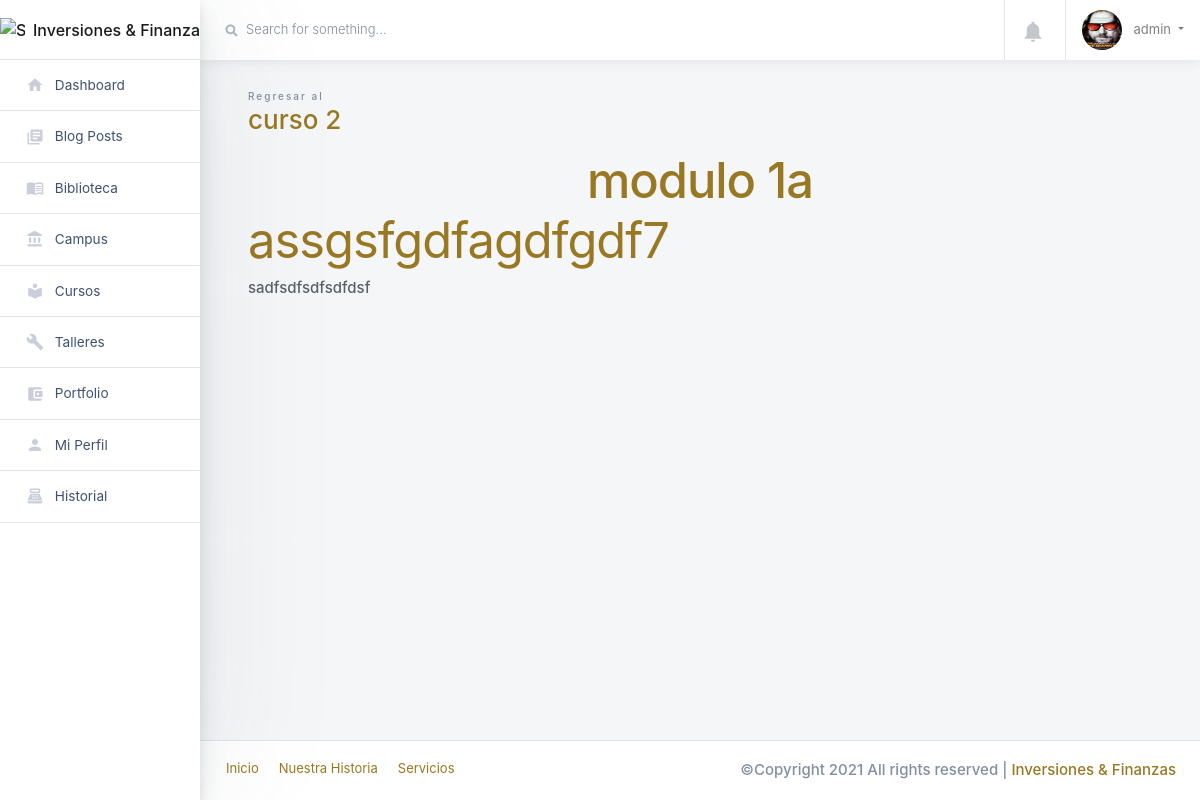
Page /muro/Modulo/3/ (signed in) on the committed database.
### usuario/models.py (models this page shows, shortened)
class MyUser(AbstractUser):
    first_name = models.CharField("Nombre", max_length=150, blank=True)
    last_name = models.CharField("Apellidos", max_length=150, blank=True)
    pais = CountryField("País de origen", null=True, blank=True)
    telefono = PhoneNumberField("Número telefónico", null=True, blank=True)
    is_admin = models.BooleanField(default=False)
    is_staff = models.BooleanField(default=False)
    is_active = models.BooleanField(default=False)

### perfil/models.py (models this page shows, shortened)
class Perfil (models.Model):
    user = models.OneToOneField(MyUser,on_delete=models.CASCADE)
    edad = models.DateField("Fecha de nacimiento", null=True, blank=True)
    ciudad = models.CharField("Ciudad de origen", max_length=150,null=True, blank=True)
    foto_perfil = models.ImageField("Foto de perfil", upload_to='avatar/', default="inversorinteligente.png")
    bio = RichTextField("Descripción", null=True, blank=True)
    facebook = models.CharField("Link de tu Facebook",max_length=3000,  null=True, blank=True)
    twitter = models.CharField("Link de tu Twitter", max_length=3000, null=True, blank=True)
    tiktok = models.CharField("Link de tu Tiktok", max_length=3000, null=True, blank=True)
    instagram = models.CharField("Link de tu Instagram", max_length=3000, null=True, blank=True)
    pinterest = models.CharField("Link de tu Pinterest",max_length=3000, null=True, blank=True)

### escuela/models.py (models this page shows, shortened)
class Modulo (models.Model):
    nombre_modulo = models.CharField(max_length=150,null=True, blank=True)
    curso_relacionado = models.ForeignKey(cursos, null=True, blank=True, on_delete=models.PROTECT)
    resumen = RichTextField(null=True, blank=True)
    contenido_modulo = RichTextField(null=True, blank=True)
    audio = models.FileField(upload_to='curso/',null=True, blank=True)
    pdf_modulo = models.FileField(upload_to='curso/',null=True, blank=True)
    fecha_publicacion = models.DateTimeField(auto_now_add=True)
    fecha_actualización = models.DateTimeField('Fecha actualización', null=True, blank=True )

class cursos(models.Model):
    titulo = models.CharField(max_length=150,null=True, blank=True)
    resumen = RichTextField(null=True, blank=True)
    genero = models.ForeignKey(generos, blank=True, on_delete=models.PROTECT, null=True)
    pdf_curso = models.FileField(upload_to='curso/',null=True, blank=True)
    alumnos = models.ManyToManyField(MyUser, blank=True)
    foto = models.ImageField(upload_to='curso/',null=True, blank=True)
    fecha_publicacion = models.DateTimeField(auto_now_add=True)
    fecha_actualización = models.DateTimeField('Fecha actualización', null=True, blank=True )
    def __str__(self):
        return self.titulo

### muro/views.py (the view)
# urls.py: path('Modulo/<int:pk>/', Modulos.as_view(), name="Modulos"),
class Modulos (LoginRequiredMixin, DetailView):
    model = Modulo
    template_name = 'uni/modulos.html'
    context_object_name = "modulo"

### notifs/views.py (called while the page is built)
def CountNotifications(request):
	count_notifications = 0
	if request.user.is_authenticated:
		count_notifications = Notifs.objects.filter(user=request.user, is_seen=False).count()
	return {'count_notifications':count_notifications}

### web/templatetags/extra.py (called while the page is built)
@register.filter(name='has_group')
def has_group(user, group_name):
    group = Group.objects.get(name=group_name)
    return True if group in user.groups.all() else False

### muro/templates/uni/modulos.html (shortened to what this page needs)
{% extends "layouts/base.html" %}
{% load static %}
{% load humanize %}
{% block content %}
<div class="main-content-container container-fluid px-4">
  <div class="main-content-container container-fluid px-4">
      <div class="page-header row no-gutters py-4">
        <div class="col-12 col-sm-4 text-center text-sm-left mb-0">
          <span class="text page-subtitle">Regresar al</span>
          <h3 class="page-title"><a href="{% url 'Curso' modulo.curso_relacionado %}">{{modulo.curso_relacionado}}</a></h3>
        </div>
      </div>
      <div class="col-12">
        <div class="section-heading text-center white">
            <h1><strong>{{modulo.nombre_modulo}}</strong></h1>
      </div>
    </div>
    {{modulo.contenido_modulo|safe}}
  </div>
</div>
{% endblock content %}

### muro/templates/includes/navigation.html (shortened to what this page needs)
{% load static %}
{% load extra %}
          <div class="main-navbar sticky-top bg-white">
              <nav class="navbar align-items-stretch navbar-light flex-md-nowrap p-0">
                <form action="#" method="GET" class="main-navbar__search w-100 d-none d-md-flex d-lg-flex">
                  <div class="input-group input-group-seamless ml-3">
                    <div class="input-group-prepend">
                      <div class="input-group-text">
                        <i class="fas fa-search"></i>
                      </div>
                    </div>
                    <input class="navbar-search form-control" type="text" placeholder="Search for something..." aria-label="Search"> </div>
                </form>
                {% if user.is_authenticated %}
                  <ul class="navbar-nav border-left flex-row ">
                    <li class="nav-item border-right dropdown notifications">
                      <a class="nav-link nav-link-icon text-center" href="#" role="button" id="dropdownMenuLink" data-toggle="dropdown" aria-haspopup="true" aria-expanded="false">
                        <div class="nav-link-icon__wrapper">
                          <i class="material-icons">&#xE7F4;</i>
                        </div>
                      </a>
                    </li>
                    <li class="nav-item dropdown">
                      <a class="nav-link dropdown-toggle text-nowrap px-3" data-toggle="dropdown" href="#" role="button" aria-haspopup="true" aria-expanded="false">
                      {% if user.perfil.foto_perfil %}
                        <img class="user-avatar rounded-circle mr-2" src="{{ user.perfil.foto_perfil.url }}" alt="User Avatar" style="width: 40px; height: 40px;">
                      {% else %}
                        <img class="user-avatar rounded-circle mr-2" src="{% static 'website/img/core-img/inversorinteligente.png' %}" alt="User Avatar" style="width: 40px; height: 40px;">
                      {% endif %}
                        <span class="d-none d-md-inline-block">
                          {{ request.user.username }}
                        </span>
                        {% if request.user|has_group:"comentador" %}
                      </a>
                      <div class="dropdown-menu dropdown-menu-small">
                        <a class="dropdown-item" href="{% url 'perfil' %}">
                          <i class="material-icons">&#xE7FD;</i>Perfil</a>
                        <div class="dropdown-divider"></div>
                        <a class="dropdown-item text-danger" href={% url 'logout' %} >
                          <i class="material-icons text-danger">&#xE879;</i> Logout </a>
                      </div>
                      {% else %}
                      </a>
                      {% endif %}
                    </li>
                  </ul>
                {% endif %}
              </nav>
          </div>

### rows in the picture
MyUser: perfil.foto_perfil (picture), user.username "admin"
Modulo: curso_relacionado "curso 2", nombre_modulo "modulo 1a", contenido_modulo "assgsfgdfagdfgdf7 sadfsdfsdfsdfdsf"
